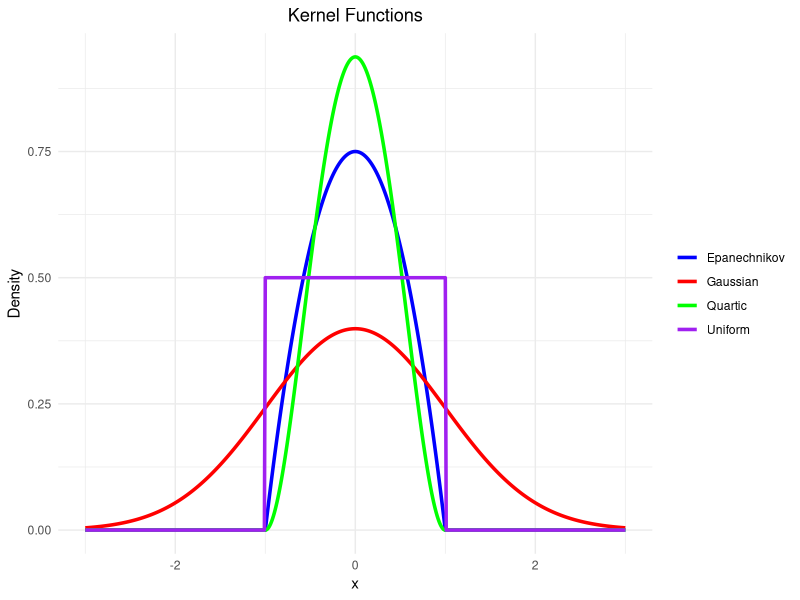

Source code (R):
##########################################################################################
# Visualization of Kernel Functions: Uniform, Gaussian, Epanechnikov, Quartic
##########################################################################################

# Set working directory to the folder where this script is saved (only works in RStudio)
if (requireNamespace("rstudioapi", quietly = TRUE)) {
  setwd(dirname(rstudioapi::getActiveDocumentContext()$path))
}

# Clear workspace
rm(list = ls())

# Load required libraries
# install.packages(c("ggplot2", "dplyr"))  # Uncomment if not installed
library(ggplot2)
library(dplyr)

##########################################################################################
# 1. Define Kernel Functions
##########################################################################################

# Uniform Kernel
func_uniform <- function(x) {
  y <- numeric(length(x))
  idx <- abs(x) <= 1
  y[idx] <- 1/2
  return(y)
}

# Gaussian Kernel
func_gaussian <- function(x) {
  (1 / sqrt(2 * pi)) * exp(-0.5 * x^2)
}

# Epanechnikov Kernel
func_epanechnikov <- function(x) {
  y <- numeric(length(x))
  idx <- abs(x) <= 1
  y[idx] <- (3/4) * (1 - x[idx]^2)
  return(y)
}

# Quartic (Biweight) Kernel
func_quartic <- function(x) {
  y <- numeric(length(x))
  idx <- abs(x) <= 1
  y[idx] <- (15/16) * (1 - x[idx]^2)^2
  return(y)
}

##########################################################################################
# 2. Generate Data for Plotting
##########################################################################################

# Sequence of x values
x_vals <- seq(-3, 3, by = 0.01)

# Create data frames for each kernel
df_uniform <- data.frame(x = x_vals, y = func_uniform(x_vals), kernel = "Uniform")
df_gaussian <- data.frame(x = x_vals, y = func_gaussian(x_vals), kernel = "Gaussian")
df_epanechnikov <- data.frame(x = x_vals, y = func_epanechnikov(x_vals), kernel = "Epanechnikov")
df_quartic <- data.frame(x = x_vals, y = func_quartic(x_vals), kernel = "Quartic")

# Combine all data frames
df_kernels <- bind_rows(df_uniform, df_gaussian, df_epanechnikov, df_quartic)

##########################################################################################
# 3. Plot Kernel Functions
##########################################################################################
# Create the plot
plot_kernels <- ggplot(df_kernels, aes(x = x, y = y, color = kernel)) +
  geom_line(size = 1.2) +
  labs(
    title = "Kernel Functions",
    x = "x",
    y = "Density"
  ) +
  scale_color_manual(values = c("blue", "red", "green", "purple")) +
  theme_minimal() +
  theme(
    legend.title = element_blank(),
    plot.title = element_text(hjust = 0.5)  # Center the plot title
  )

# Display the plot
print(plot_kernels)

# Save the plot to a file
ggsave("kernel_functions_plot.png", plot = plot_kernels, width = 7, height = 5)
